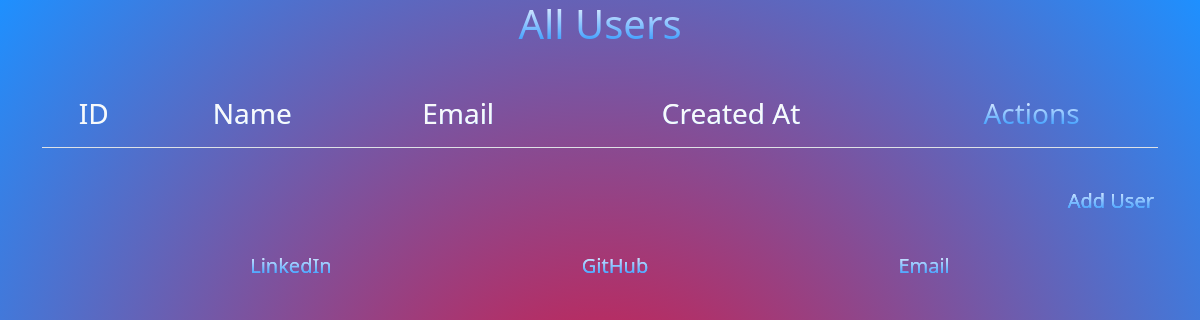
/projects/users-crud, run on an earlier commit of the app's database.
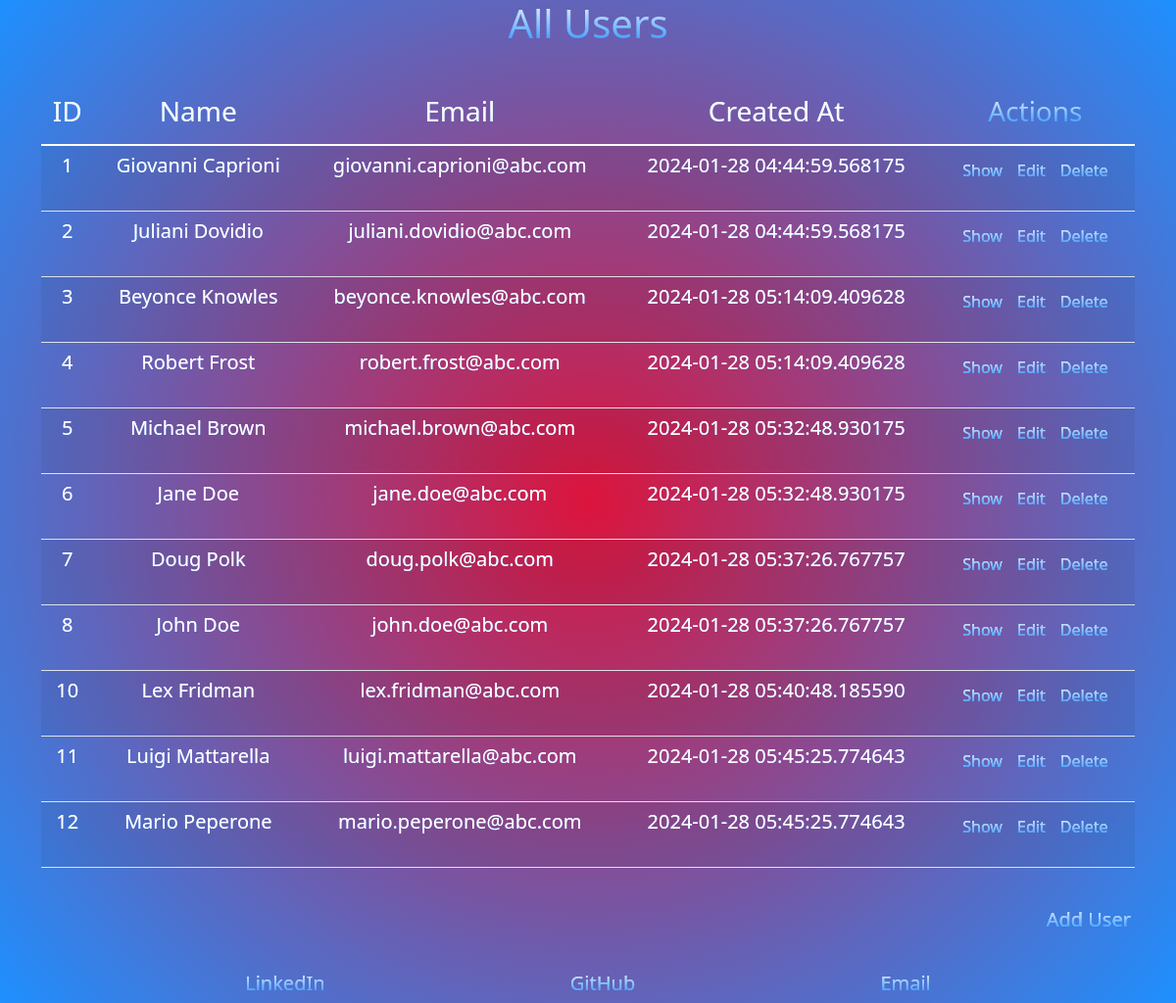
And on a later commit of the database.
### tables this page shows
CREATE TABLE users (
                ROWID INTEGER PRIMARY KEY AUTOINCREMENT, 
                first_name TEXT, last_name TEXT, email TEXT,
                created_at TIMESTAMP DEFAULT CURRENT_TIMESTAMP,
                updated_at TIMESTAMP DEFAULT CURRENT_TIMESTAMP
                );

### flask_app/controllers/users_crud_controller.py (the view)
@app.route('/projects/users-crud')
def users_crud():
    users = Users.get_all()
    print("Now on View Page for All Users")
    return render_template('/projects/users_crud/index.html', users = users)

### flask_app/config/sqlite_connection_configuration.py (called while the page is built)
def connectToSQLite(db):
    connection = sqlite3.connect(db, detect_types=sqlite3.PARSE_DECLTYPES | sqlite3.PARSE_COLNAMES)
    cursor = connection.cursor()
    query = 'SELECT name FROM sqlite_master WHERE type="table" AND name="users";'
    table = cursor.execute(query).fetchall() # fetchall returns a list of tuples
    if  table == []:
        connection.cursor().execute('''CREATE TABLE users (
                ROWID INTEGER PRIMARY KEY AUTOINCREMENT,
                first_name TEXT, last_name TEXT, email TEXT,
                created_at TIMESTAMP DEFAULT CURRENT_TIMESTAMP,
                updated_at TIMESTAMP DEFAULT CURRENT_TIMESTAMP
                );''')
        connection.commit()
        print(f"Table {table} created.")
        return SQLiteConnection(db)
    else:
        print(f"Table {table} exists.")
        return SQLiteConnection(db)

### flask_app/templates/projects/users_crud/index.html (shortened to what this page needs)
{% extends 'layouts/base.html' %}
{% block content %}
    <div class="container mx-auto my-2">
        <div class="box">
        </div>
        <div>
            <table class="text-white table table-striped">
                <thead>
                    <tr>
                        <th><h3 class="text-light">ID</h3></th>
                        <th><h3 class="text-light">Name</h3></th>
                        <th><h3 class="text-light">Email</h3></th>
                        <th><h3 class="text-light">Created At</h3></th>
                        <th><h3 class="text-whitet">Actions</h3></th>
                    </tr>
                </thead>
                <tbody>
                    {% for user in users  %}
                        <tr>
                            <td><h5 class="text-white">{{ user.id }}</h5></td>
                            <td><h5 class="text-white">{{ user.first_name }} {{ user.last_name }}</h5></td>
                            <td><h5 class="text-white">{{ user.email }}</h5></td>
                            <td><h5 class="text-white">{{ user.created_at }}</h5></td>
                            <td>
                                <h5>
                                    <a class = "link-secondary p-1 btn btn-white border-rounded mb-2 mr-2" href="/projects/users-crud/show/{{ user.id }}"><span class="color">Show</span></a>
                                    <a class = "link-secondary p-1 btn btn-white border-rounded mb-2 mr-2" href="/projects/users-crud/edit/{{ user.id }}"><span class="color">Edit</span></a>
                                    <a class = "link-secondary p-1 btn btn-white border-rounded mb-2" href="/projects/users-crud/delete/{{ user.id }}"><span class="color">Delete</span></a>
                                </h5>
                            </td>
                        </tr>
                    {% endfor %}
                </tbody>
            </table>
        </div>
        <div class="box">
        </div>
        <div>
            <h5 class="text-end">
                <a class="link-light rounded p-1 text-decoration-none" href="/projects/users-crud/new">
                    <span class="color">
                    </span>
                </a>
            </h5>
        </div>
        <div class="box">
        </div>
    </div>
{% endblock %}
{% block bottom_nav %}float-none relative-bottom{% endblock %}

What changed in the data, as far as the page shows it:
added users: id "1", first_name "Giovanni", last_name "Caprioni", email "giovanni.caprioni@abc.com", created_at "2024-01-28 04:44:59.568175"
added users: id "2", first_name "Juliani", last_name "Dovidio", email "juliani.dovidio@abc.com", created_at "2024-01-28 04:44:59.568175"
added users: id "3", first_name "Beyonce", last_name "Knowles", email "beyonce.knowles@abc.com", created_at "2024-01-28 05:14:09.409628"
added users: id "4", first_name "Robert", last_name "Frost", email "robert.frost@abc.com", created_at "2024-01-28 05:14:09.409628"
added users: id "5", first_name "Michael", last_name "Brown", email "michael.brown@abc.com", created_at "2024-01-28 05:32:48.930175"
added users: id "6", first_name "Jane", last_name "Doe", email "jane.doe@abc.com", created_at "2024-01-28 05:32:48.930175"
added users: id "7", first_name "Doug", last_name "Polk", email "doug.polk@abc.com", created_at "2024-01-28 05:37:26.767757"
added users: id "8", first_name "John", last_name "Doe", email "john.doe@abc.com", created_at "2024-01-28 05:37:26.767757"
added users: id "10", first_name "Lex", last_name "Fridman", email "lex.fridman@abc.com", created_at "2024-01-28 05:40:48.185590"
added users: id "11", first_name "Luigi", last_name "Mattarella", email "luigi.mattarella@abc.com", created_at "2024-01-28 05:45:25.774643"
added users: id "12", first_name "Mario", last_name "Peperone", email "mario.peperone@abc.com", created_at "2024-01-28 05:45:25.774643"
